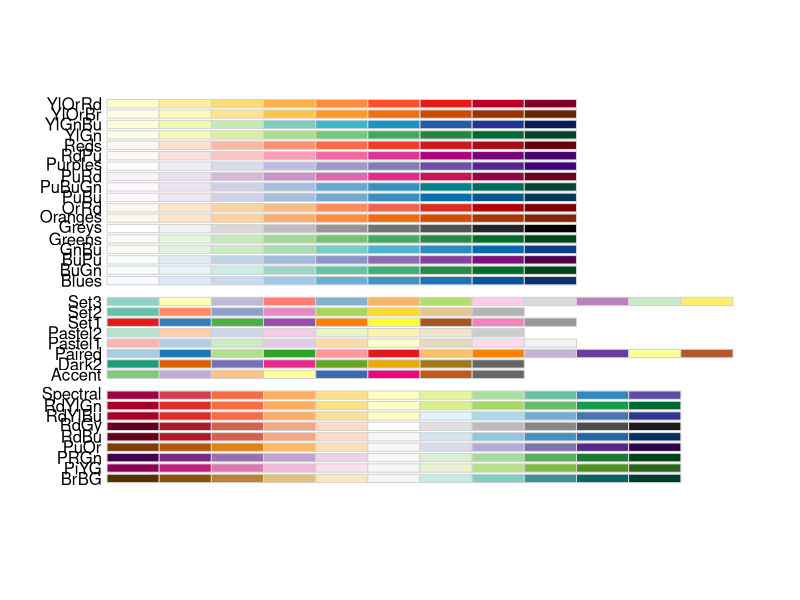
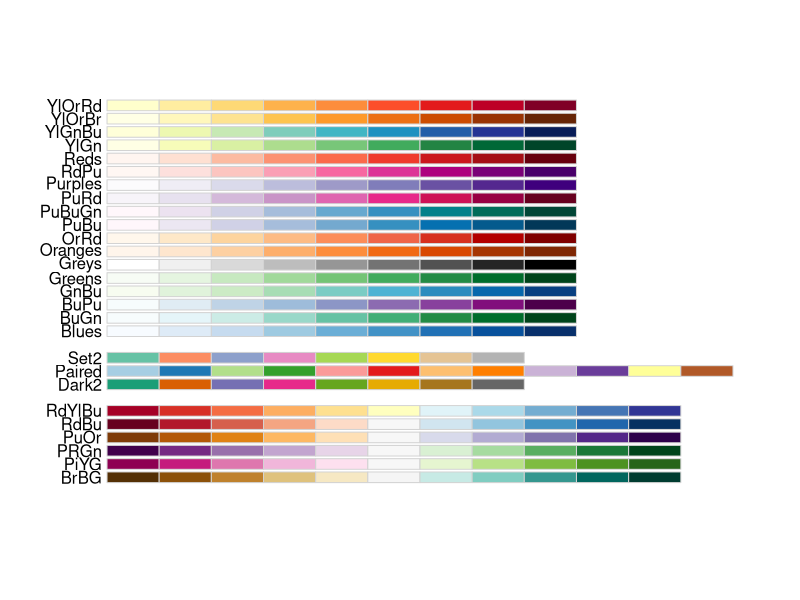

Generate these figures, in order, with R: (Note: this script raises an error after producing the figures.)
library(RColorBrewer)
display.brewer.all()
display.brewer.all(colorblindFriendly = TRUE)

toy_data <- tibble(
  x = c(1:5),
  y = c(5:1),
  count = seq(10, 50, by=10),
  group = c("A", "B", "C", "D", "E")
)

toy_data


# 2. Scatterplots: mapping group to color aesthetic ----
# 2.a) Simple scatterplot with size set to 5 for all points (i.e. not mapping
# to a variable in toy_data)
ggplot(toy_data, aes(x = x, y = y)) +
  geom_point(size = 5)

# 2.b) Default color scheme: map group variable to color
ggplot(toy_data, aes(x = x, y = y, colour = group)) +
  geom_point(size = 5)

# 2.c) Change color palette from default to "Set2": No assumed ordering to group
ggplot(toy_data, aes(x = x, y = y, color = group)) +
  geom_point(size = 5) +
  scale_color_brewer(palette = "Set2")

# scale_color_brewer palettes that are available for use with these scales:
#   
# Diverging Scale
# BrBG, PiYG, PRGn, PuOr, RdBu, RdGy, RdYlBu, RdYlGn, Spectral
# 
# Qualitative Scale
# Accent, Dark2, Paired, Pastel1, Pastel2, Set1, Set2, Set3
# 
# Sequential Scale
# Blues, BuGn, BuPu, GnBu, Greens, Greys, Oranges, OrRd, PuBu, PuBuGn, PuRd, Purples, RdPu, Reds, YlGn, YlGnBu, YlOrBr, YlOrRd


# 2.d) Change color palette from default to "Blues": Assumed ordering to group
ggplot(toy_data, aes(x = x, y = y, color = group)) +
  geom_point(size = 5) +
  scale_color_brewer(palette = "Blues")

# 3. Barplots: mapping group to fill aesthetic ----
# 3.a) Simple barplot
ggplot(toy_data, aes(x = group, y = count)) +
  geom_col()

# 3.b) colour aesthetic is the outline of bars
ggplot(toy_data, aes(x = group, y = count, colour = group)) +
  geom_col()

# 3.c) The color of bars corresponds to fill aesthetic
ggplot(toy_data, aes(x = group, y = count, fill = group)) +
  geom_col()

# 3.d) Change color palette from default to "Set2": No assumed ordering to group
ggplot(toy_data, aes(x = group, y = count, fill = group)) +
  geom_col() +
  scale_fill_brewer(palette = "Set1")

# 3.e) Change color palette from default to "YlOrBr": Assumed ordering to group
ggplot(toy_data, aes(x = group, y = count, fill = group)) +
  geom_col() +
  scale_fill_brewer(palette = "YlOrBr")

# use manual scale with 5 levels from gka.github.io/palletes
# sequential: c('#00429d', '#4771b2', '#73a2c6', '#a5d5d8', '#ffffe0')

ggplot(toy_data, aes(x = group, y = count, fill = group)) +
  geom_col() +
  scale_fill_manual(values=c('#00429d', '#4771b2', '#73a2c6', '#a5d5d8', '#ffffe0'))

# diverging: c('#00429d', '#73a2c6', '#ffffe0', '#f4777f', '#93003a')
ggplot(toy_data, aes(x = group, y = count, fill = group)) +
  geom_col() +
  scale_fill_manual(values=c('#00429d', '#73a2c6', '#ffffe0', '#f4777f', '#93003a'))

ggplot(toy_data, aes(x = group, y = count, fill = group)) +
  geom_col() +
  scale_fill_brewer(palette = "Reds")


ggplot(toy_data, aes(x = group, y = count, fill = group)) +
  geom_col() +
  scale_fill_brewer(palette = "Pastel1")


ggplot(toy_data, aes(x = group, y = count, fill = group)) +
  geom_col() +
  scale_fill_brewer(palette = "Spectral")


# geom_jitter
origin <- tibble(
  x = rep(0, times = 10),
  y = rep(0, times = 10)
)

#geom_point will only plot one point, as for all points x=0, y=0
ggplot(origin, aes(x=x, y=y))+
  geom_point(size=5, colour="orange")

# geom_jitter will randomly spread the points around (0.0)
# every time you run it, you get a slightly different jitter

ggplot(origin, aes(x=x, y=y))+
#  geom_point(size=5, colour="orange")+
  geom_jitter()

